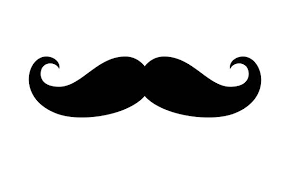
#> input picture JetsonB/wildWest/assets/mustache.png, 290 x 174 px
$ python -i picwebtest.py   (imports and definitions only)
#> lines starting #> are read from the running program, lines starting #| are printed output that depends on the picture; after the words box and inside, x2 and y2 are one past the last pixel; in counts of white or black regions, pixels touching at a corner belong together
#!/usr/bin/env python3
"""
picwebtest.py — wildWest → Website integration

Polls ReceivedImages/ for new JPEG files from ping.py, runs the full pipeline:
  face detection → recognition crop (112×112) → SFace identify
  → poster crop (padded) → generate wanted poster → save to Website gallery

Run alongside ping.py:
  Terminal 1: python3 ping.py
  Terminal 2: python3 picwebtest.py
"""

import logging
import pickle
import time
from pathlib import Path

import cv2
import numpy as np
from PIL import Image, ImageDraw, ImageFont

# ── Logging ───────────────────────────────────────────────────────────────────

# [4 lines not run here, left out]
log = logging.getLogger("picwebtest")

# ── Paths ─────────────────────────────────────────────────────────────────────

BASE_DIR     = Path(__file__).resolve().parent
INPUT_DIR    = BASE_DIR / "ReceivedImages"
WEBSITE_OUT  = BASE_DIR.parent.parent / "Website" / "static" / "generated"

SFACE_MODEL  = str(BASE_DIR / "face_recognition_sface_2021dec.onnx")
SUSPECTS_PKL = BASE_DIR / "suspects.pkl"
MUSTACHE_PNG = BASE_DIR / "assets" / "mustache.png"

FONT_BOLD  = "/usr/share/fonts/truetype/dejavu/DejaVuSerif-Bold.ttf"
FONT_SERIF = "/usr/share/fonts/truetype/dejavu/DejaVuSerif.ttf"

# ── Config ────────────────────────────────────────────────────────────────────

POLL_INTERVAL = 2.0   # seconds between ReceivedImages/ scans
MATCH_THRESH  = 0.35  # cosine similarity threshold for suspect match
FACE_PADDING  = 40    # px added around face bbox for poster crop
UNKNOWN_LABEL = "unknown_outlaw"

# ── Poster geometry (mirrors poster_service.py) ───────────────────────────────

POSTER_W   = 800
POSTER_H   = 1000
FACE_BOX_W = 480
FACE_BOX_H = 480
FACE_TOP_Y = 280
FACE_X     = (POSTER_W - FACE_BOX_W) // 2  # 160

# ── Colour palette (mirrors poster_service.py) ────────────────────────────────

PARCHMENT_BG          = (235, 215, 175, 255)
BORDER_COLOR          = (80,   45,  15, 255)
TEXT_DARK             = (40,   20,   5, 255)
TEXT_RED              = (160,  20,  10, 255)
ORNAMENT_COLOR        = (100,  60,  20, 255)
MUSTACHE_BG_THRESHOLD = 180

# ── Load models + assets once at startup ─────────────────────────────────────

# [1 line not run here, left out]
try:
    _HAAR_XML = cv2.data.haarcascades + "haarcascade_frontalface_default.xml"
except AttributeError:
    _HAAR_XML = "/usr/share/opencv4/haarcascades/haarcascade_frontalface_default.xml"
_cascade = cv2.CascadeClassifier(_HAAR_XML)

# [1 line not run here, left out]
# [1 line that did not run here, left out]

# [6 lines not run here, left out]
def _load_mustache_rgba() -> Image.Image:
    img = Image.open(MUSTACHE_PNG).convert("RGBA")
    arr = np.array(img)
    r, g, b = arr[:, :, 0], arr[:, :, 1], arr[:, :, 2]
    mask = (r > MUSTACHE_BG_THRESHOLD) & (g > MUSTACHE_BG_THRESHOLD) & (b > MUSTACHE_BG_THRESHOLD)
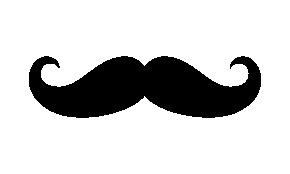
#> mask: shape (174, 290) bool; 80.6% white; 1 black region, box (x1, y1, x2, y2) and area: (29, 56, 261, 118) 9772
    arr[mask, 3] = 0
    return Image.fromarray(arr, "RGBA")

MUSTACHE_RGBA = _load_mustache_rgba()

# ── Bounty state (in-memory) ──────────────────────────────────────────────────

BOUNTIES: dict[str, int] = {}

# ── Face detection ────────────────────────────────────────────────────────────

# [13 lines left out: function detect_face, not called in this run]


def make_recognition_crop(frame_bgr: np.ndarray, x: int, y: int, w: int, h: int) -> np.ndarray:
    """112×112 resize of the raw face box — what SFace.feature() expects (from onePic.py)."""
    return cv2.resize(frame_bgr[y:y + h, x:x + w], (112, 112))


# [34 lines left out: functions make_poster_crop, identify, not called in this run]

# ── Poster generation (mirrors poster_service.py) ────────────────────────────

def _cv2_to_pil_rgba(bgr: np.ndarray) -> Image.Image:
    rgb = cv2.cvtColor(bgr, cv2.COLOR_BGR2RGB)
    return Image.fromarray(rgb, "RGB").convert("RGBA")


# [71 lines left out: functions _draw_centered, _ornament_line, _apply_mustache, make_poster, not called in this run]

# ── Main pipeline ─────────────────────────────────────────────────────────────

def process_image(img_path: Path) -> None:
    """Full pipeline for one received image: detect → identify → poster → save."""
#> (the run stopped early here; a loop or call above may not have finished)
